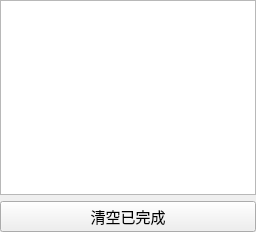
<?xml version="1.0" encoding="UTF-8"?>
<ui version="4.0">
 <class>DownloadWidget</class>
 <widget class="QWidget" name="DownloadWidget">
  <property name="geometry">
   <rect>
    <x>0</x>
    <y>0</y>
    <width>256</width>
    <height>232</height>
   </rect>
  </property>
  <property name="font">
   <font>
    <family>HarmonyOS Sans SC</family>
    <pointsize>11</pointsize>
   </font>
  </property>
  <property name="windowTitle">
   <string>Form</string>
  </property>
  <layout class="QVBoxLayout" name="verticalLayout">
   <property name="leftMargin">
    <number>0</number>
   </property>
   <property name="topMargin">
    <number>0</number>
   </property>
   <property name="rightMargin">
    <number>0</number>
   </property>
   <property name="bottomMargin">
    <number>0</number>
   </property>
   <item>
    <widget class="QListWidget" name="listWidget">
     <property name="editTriggers">
      <set>QAbstractItemView::NoEditTriggers</set>
     </property>
     <property name="showDropIndicator" stdset="0">
      <bool>false</bool>
     </property>
     <property name="selectionMode">
      <enum>QAbstractItemView::NoSelection</enum>
     </property>
     <property name="spacing">
      <number>0</number>
     </property>
     <property name="gridSize">
      <size>
       <width>0</width>
       <height>111</height>
      </size>
     </property>
    </widget>
   </item>
   <item>
    <widget class="QPushButton" name="button_clean">
     <property name="text">
      <string>清空已完成</string>
     </property>
    </widget>
   </item>
  </layout>
 </widget>
 <resources/>
 <connections/>
</ui>
